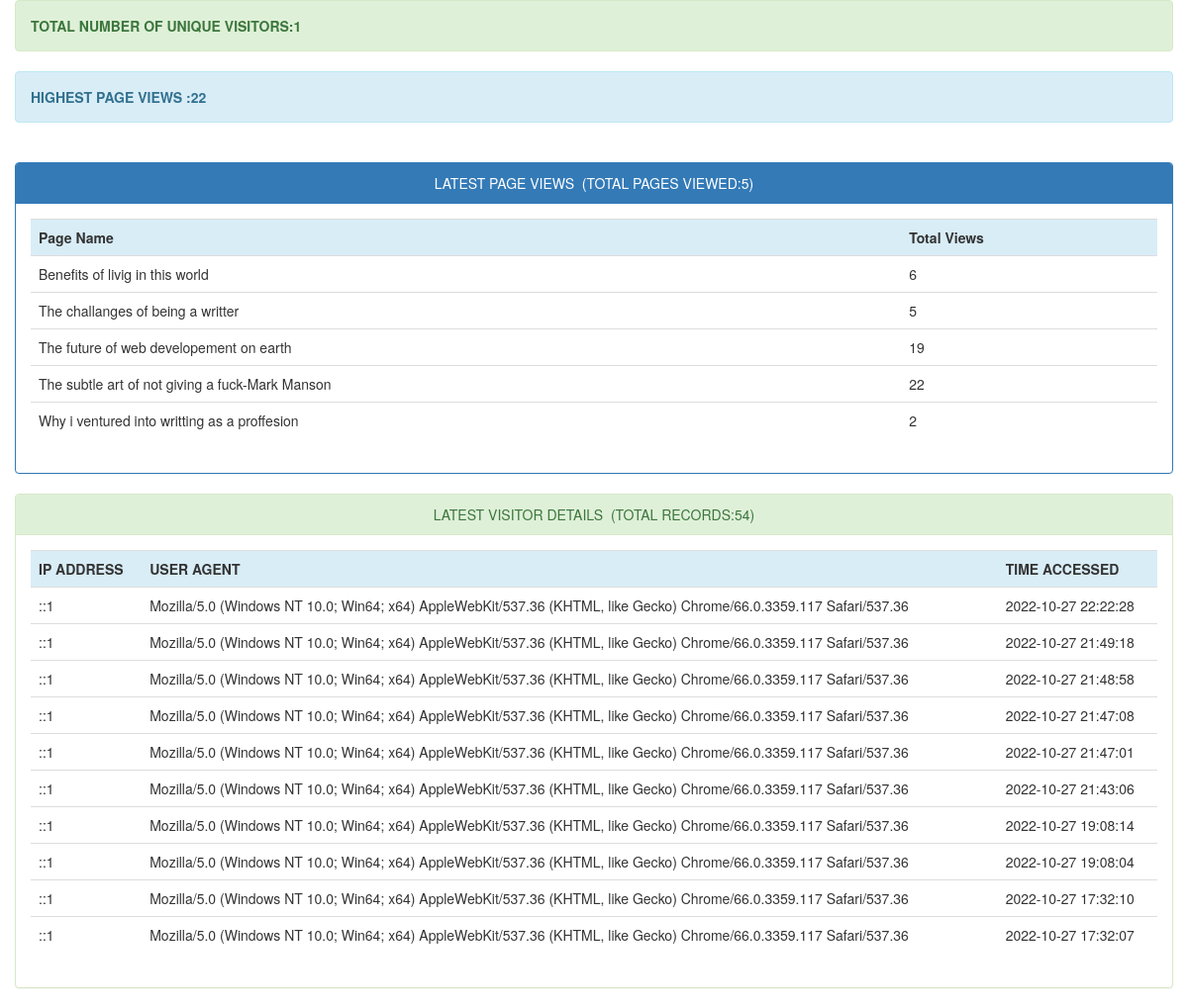
Page /adminstats/index.php on the committed database.
### tables this page shows
CREATE TABLE `page_hits` (
  `page` varchar(255) NOT NULL,
  `count` int(11) DEFAULT NULL
);

CREATE TABLE `visitor_info` (
  `id` int(11) NOT NULL,
  `ip_address` varchar(255) DEFAULT NULL,
  `user_agent` varchar(255) DEFAULT NULL,
  `time_accessed` timestamp NOT NULL DEFAULT CURRENT_TIMESTAMP
);

### adminstats/index.php (the view, shortened to what this page needs)
<!DOCTYPE html>
<html>
<head>
	<link rel="stylesheet" type="text/css" href="bootstrap/css/bootstrap.css">
	<link rel="stylesheet" type="text/css" href="bootstrap/css/bootstrap.min.css">
</head>
<body>
	<div class="container">
		<div class="row">
			<div class="alert alert-success">
				<strong><?php
				$sql = "SELECT COUNT(DISTINCT ip_address) AS alias FROM visitor_info";
				$query = $db->prepare($sql);
				$query->execute();
				$unique_visitors = $query->fetch()['alias'];
				echo "TOTAL NUMBER OF UNIQUE VISITORS:".$unique_visitors;
				?></strong>
			</div>
			<div class="alert alert-info">
				<strong><?php
				$sql = "SELECT MAX(count) AS maximum FROM page_hits";
				$query = $db->prepare($sql);
				$query->execute();
				$maxcount = $query->fetch()['maximum'];
				echo "HIGHEST PAGE VIEWS :".$maxcount;
				?></strong>
			</div><br>
			<div class="panel panel-primary">
				<div class="panel-heading text-center">LATEST PAGE VIEWS&nbsp;&nbsp;(TOTAL PAGES VIEWED:<?php require_once("count_pages.php"); ?>)</div>
				<div class="panel-body">
					<div class="table-responsive">
						<table class="table">
							<tr class="info">
								<th>Page Name</th>
								<th>Total Views</th>
							</tr>
							<?php
							include("connect.php");
							try {
								$con=new PDO($dsn,$username,$password);
								$con->setAttribute(PDO::ATTR_ERRMODE,PDO::ERRMODE_EXCEPTION);
							} catch (Exception $ex) {
								echo 'Not Connected '.$ex->getMessage();
							}
							$stmt=$con->prepare('SELECT * FROM page_hits LIMIT 30');
							$stmt->execute();
							$resources=$stmt->fetchAll();
							foreach ($resources as $resource) {
								echo '
								<tr>
								<td>'.$resource['page'].'</td>
								<td>'.$resource['count'].'</td>
								</tr>';
							}
							?>
						</table>
					</div>
				</div>
			</div>
		</div>
		<div class="row">
			<div class="panel panel-success">
				<div class="panel-heading text-center">LATEST VISITOR DETAILS&nbsp;&nbsp;(TOTAL RECORDS:<?php require_once("count_user_stats.php"); ?>)</div>
				<div class="panel-body">
					<div class="table-responsive">
						<table class="table">
							<tr class="info">
								<th>IP ADDRESS</th>
								<th>USER AGENT</th>
								<th>TIME ACCESSED</th>
							</tr>
							<?php
							include("connect.php");
							try {
								$con=new PDO($dsn,$username,$password);
								$con->setAttribute(PDO::ATTR_ERRMODE,PDO::ERRMODE_EXCEPTION);
							} catch (Exception $ex) {
								echo 'Not Connected '.$ex->getMessage();
							}
							$stmt=$con->prepare('SELECT * FROM visitor_info ORDER BY time_accessed DESC LIMIT 10');
							$stmt->execute();
							$resources=$stmt->fetchAll();
							foreach ($resources as $resource) {
								echo '
								<tr>
								<td>'.$resource['ip_address'].'</td>
								<td>'.$resource['user_agent'].'</td>
								<td>'.$resource['time_accessed'].'</td>
								</tr>';
							}
							?>
						</table>
					</div>
				</div>
			</div>
		</div>
	</div>
</body>
</html>

### adminstats/count_pages.php (shortened to what this page needs)
<?php
include("db.php");
$sql="SELECT * FROM page_hits ORDER BY page";
if ($result=mysqli_query($con,$sql))
  {
  $rowcount=mysqli_num_rows($result);
  printf("%d",$rowcount);
  }
?>

### adminstats/count_user_stats.php (shortened to what this page needs)
<?php
include("db.php");
$sql="SELECT * FROM visitor_info ORDER BY id";
if ($result=mysqli_query($con,$sql))
  {
  $rowcount=mysqli_num_rows($result);
  printf("%d",$rowcount);
  }
?>

### rows in the picture
page_hits: page "Benefits of livig in this world", count "6"
page_hits: page "The challanges of being a writter", count "5"
page_hits: page "The future of web developement on earth", count "19"
page_hits: page "The subtle art of not giving a fuck-Mark Manson", count "22"
page_hits: page "Why i ventured into writting as a proffesion", count "2"
visitor_info: ip_address "::1", user_agent "Mozilla/5.0 (Windows NT 10.0; Win64; x64) AppleWebKit/537.36 (KHTML, like Gecko) Chrome/66.0.3359.117 Safari/537.36", time_accessed "2022-10-27 22:22:28"
visitor_info: ip_address "::1", user_agent "Mozilla/5.0 (Windows NT 10.0; Win64; x64) AppleWebKit/537.36 (KHTML, like Gecko) Chrome/66.0.3359.117 Safari/537.36", time_accessed "2022-10-27 21:49:18"
visitor_info: ip_address "::1", user_agent "Mozilla/5.0 (Windows NT 10.0; Win64; x64) AppleWebKit/537.36 (KHTML, like Gecko) Chrome/66.0.3359.117 Safari/537.36", time_accessed "2022-10-27 21:48:58"
visitor_info: ip_address "::1", user_agent "Mozilla/5.0 (Windows NT 10.0; Win64; x64) AppleWebKit/537.36 (KHTML, like Gecko) Chrome/66.0.3359.117 Safari/537.36", time_accessed "2022-10-27 21:47:08"
visitor_info: ip_address "::1", user_agent "Mozilla/5.0 (Windows NT 10.0; Win64; x64) AppleWebKit/537.36 (KHTML, like Gecko) Chrome/66.0.3359.117 Safari/537.36", time_accessed "2022-10-27 21:47:01"
visitor_info: ip_address "::1", user_agent "Mozilla/5.0 (Windows NT 10.0; Win64; x64) AppleWebKit/537.36 (KHTML, like Gecko) Chrome/66.0.3359.117 Safari/537.36", time_accessed "2022-10-27 21:43:06"
visitor_info: ip_address "::1", user_agent "Mozilla/5.0 (Windows NT 10.0; Win64; x64) AppleWebKit/537.36 (KHTML, like Gecko) Chrome/66.0.3359.117 Safari/537.36", time_accessed "2022-10-27 19:08:14"
visitor_info: ip_address "::1", user_agent "Mozilla/5.0 (Windows NT 10.0; Win64; x64) AppleWebKit/537.36 (KHTML, like Gecko) Chrome/66.0.3359.117 Safari/537.36", time_accessed "2022-10-27 19:08:04"
visitor_info: ip_address "::1", user_agent "Mozilla/5.0 (Windows NT 10.0; Win64; x64) AppleWebKit/537.36 (KHTML, like Gecko) Chrome/66.0.3359.117 Safari/537.36", time_accessed "2022-10-27 17:32:10"
visitor_info: ip_address "::1", user_agent "Mozilla/5.0 (Windows NT 10.0; Win64; x64) AppleWebKit/537.36 (KHTML, like Gecko) Chrome/66.0.3359.117 Safari/537.36", time_accessed "2022-10-27 17:32:07"

### other values in the picture
$unique_visitors "1"
$maxcount "22"
$rowcount "5"
$rowcount "54"
